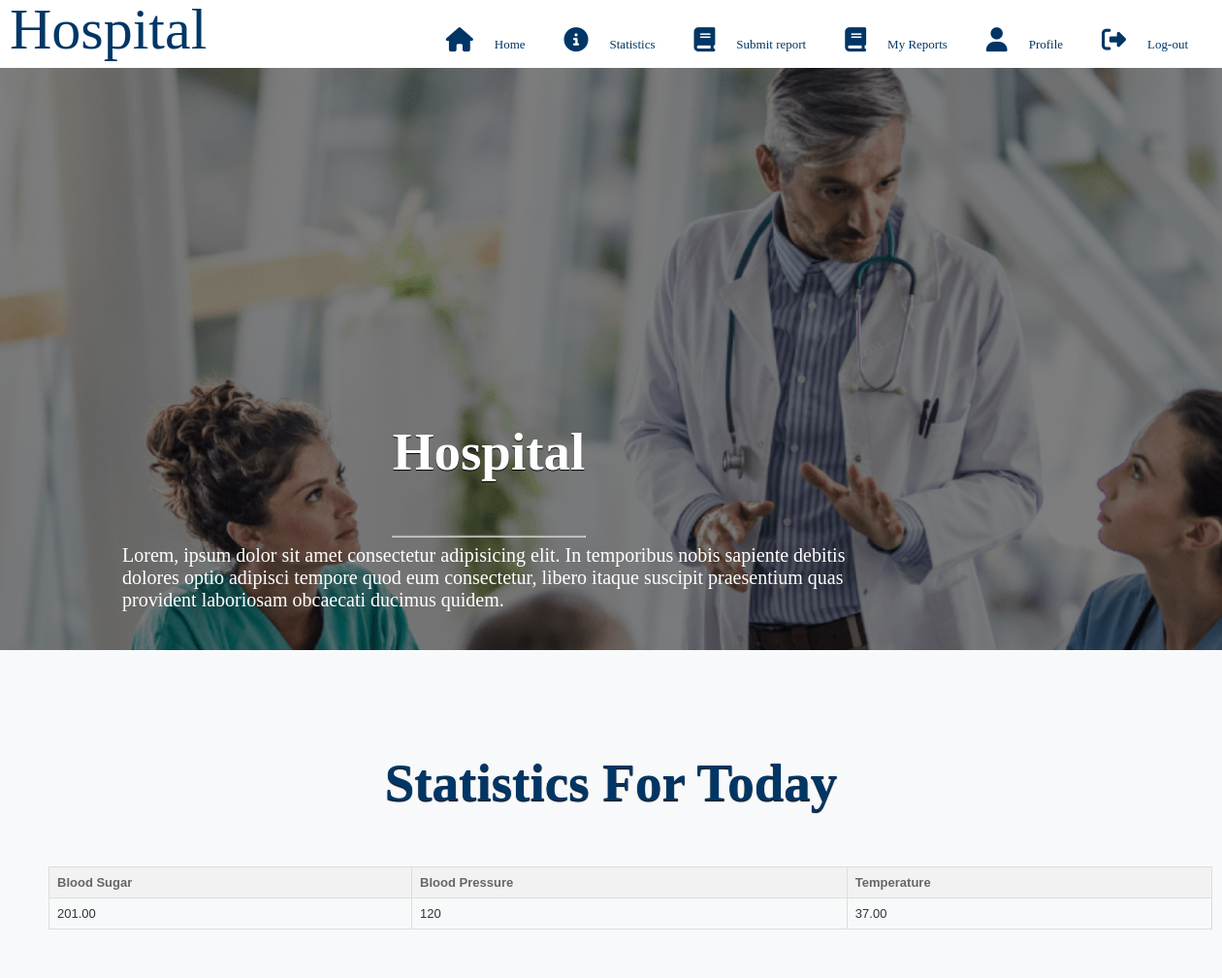
The page / (signed in) on the database its author committed.
### tables this page shows
CREATE TABLE `health_statistics` (
  `id` int(11) NOT NULL,
  `date` date DEFAULT current_timestamp(),
  `blood_pressure` varchar(120) NOT NULL DEFAULT '120/80',
  `blood_sugar` float(5,2) NOT NULL,
  `temperature` float(5,2) NOT NULL
);

### index.php (the view, shortened to what this page needs)
<!DOCTYPE html>
<html lang="en">
<head>
    <link rel="stylesheet" href="https://cdnjs.cloudflare.com/ajax/libs/font-awesome/6.4.0/css/all.min.css"
 />
    <link rel="stylesheet" href="./owl/owl.carousel.min.css">
    <link rel="stylesheet" href="./owl/owl.theme.default.min.css">
    <link rel="stylesheet" type="text/css" href="./css/style.css">
</head>
<body>
    <section id="menu">
        <div id="logo">Hospital</div>
        <nav>
            <a href="#banner"><i class="fa-solid fa-house icons"></i>Home</a>
            <a href="#statistics"><i class="fa-solid fa-circle-info icons"></i>Statistics</a>
            <a href="./submit_report.html"><i class="fa-solid fa-book icons"></i>Submit report</a>
            <a href="./myreports.php"><i class="fa-solid fa-book icons"></i>My Reports</a>
            <a href="./profile.php"><i class="fa-solid fa-user icons"></i>Profile</a>
            <a href="./logout.php"><i class="fa-solid fa-right-from-bracket icons"></i>Log-out</a>
        </nav>
    </section>
    <section id="banner">
        <div id="black">
        </div>
        <div id="content">
            <h3 id="content-name">Hospital</h3>
            <hr width="200" >
            Lorem, ipsum dolor sit amet consectetur adipisicing elit. In temporibus nobis sapiente debitis dolores optio
            adipisci tempore quod eum consectetur, libero itaque suscipit praesentium quas provident laboriosam
            obcaecati ducimus quidem.
        </div>
    </section>
        <section id="statistics">
            <h3>Statistics for today</h3>
            <div class="container">
            <table>
        <thead>
            <tr>
            <th>Blood Sugar</th>
            <th>Blood Pressure</th>
            <th>Temperature</th>
            </tr>
        </thead>
        <tbody>
            <?php
            include("./php/dbconnection/db.php");
            $query = "SELECT blood_sugar, blood_pressure, temperature FROM health_statistics";
            $result = mysqli_query($conn, $query);
            while ($row = mysqli_fetch_assoc($result)) {
                echo "<tr>";
                echo "<td>" . $row['blood_sugar'] . "</td>";
                echo "<td>" . $row['blood_pressure'] . "</td>";
                echo "<td>" . $row['temperature'] . "</td>";
                echo "</tr>";
            }
            ?>
        </tbody>
        </table>
            </div>
        </section>
</body>
</html>

### css/style.css (style rules this page uses)
* { box-sizing: border-box; font-size: small; }
body { font-family: 'Nunito' sans-serif; margin: 0%; }
#menu { height: 50px; margin: 10px; }
#logo { font-size: 60px; line-height: 40px; color: #003666; float: left; padding: 10; }
#content-name { color: white; }
nav { float: right; line-height: 40px; font-size: 60px; }
nav a:link { text-decoration: none; margin-right: 25px; color: #003666; }
.icons { margin-right: 22px; font-size: 25px; }
#banner { height: 600px; background-image: url("../img/Hospital_banner.png"); background-size: cover; background-position: center; background-attachment: fixed; }
#black { height: 600px; background-color: black; opacity: 0.5; }
#content { position: absolute; left: 40%; top: 50%; transform: translate(-50%, -50%); color: white; font-size: 20px; }
#statistics { background-color: #f8f9fa; padding: 50px; text-align: center; text-transform: capitalize; font-weight: 300; }
h3 { font-size: 55px; color: #003666; text-shadow: 0px 1px 1px black; font-weight: 600; text-align: center; }
.container { width: 1200px; height: auto; margin: auto; }
table { border-collapse: collapse; width: 100%; color: #333; font-family: Arial, sans-serif; font-size: 14px; text-align: left; }
th, td { padding: 8px; border: 1px solid #ddd; }
th { background-color: #f2f2f2; color: #666; font-weight: bold; }

### rows shown on the page
health_statistics: blood_sugar "201.00", blood_pressure "120", temperature "37.00"
